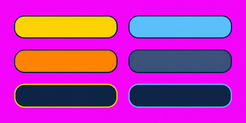
#> input picture assets/concept/gen_v13/ui_flat_a_raw.png, 246 x 123 px, shrunk from 1774 x 887 before the run
$ python cut_ui_kit.py
#> lines starting #> are read from the running program, lines starting #| are printed output that depends on the picture
"""Cut the generated flat UI kit (drawn on a pure magenta #FF00FF key) into
pieces with clean anti-aliased alpha.

Chroma key: a pixel's "key strength" is min(red, blue) - green, which is 255
for pure magenta and <= 0 for every UI colour (yellow, blue, orange, navy,
red, white). alpha = 1 - strength / 255, and edge colours are un-blended
from the magenta they were painted over, so outlines stay smooth when the
pieces are scaled — no white fringe, no stair steps.

Run: python tools/cut_ui_kit.py
"""
import pathlib

from PIL import Image

ROOT = pathlib.Path(__file__).resolve().parents[1]
SRC = ROOT / 'assets/concept/gen_v13'
OUT = ROOT / 'assets/art/ui_v13'
SHEETS = [
    ('ui_flat_a_raw.png', 2, 3,
     ['btn_yellow', 'btn_blue', 'tab_on', 'tab_off', 'plate', 'track']),
    ('ui_flat_b_raw.png', 2, 2, ['panel', 'slot', 'ribbon', 'close']),
    # v12.9 item slots by rarity: gray, green, blue, purple, gold, red
    ('rarity_slots_raw.png', 3, 2,
     ['slot_r0', 'slot_r1', 'slot_r2', 'slot_r3', 'slot_r4', 'slot_r5']),
    # v12.9.6 pause menu button icons
    ('pause_icons_raw.png', 2, 2,
     ['icon_play', 'icon_stats', 'icon_settings', 'icon_home']),
    # v12.9.6 mid-boss treasure chest (replaces the old gift box)
    ('treasure_chest_raw.png', 1, 1, ['../icons_v12/item_elite'],
     {'border': True, 'max': 256}),
]
KEY = (255, 0, 255)


def key_out(cell: Image.Image) -> Image.Image:
    rgb = cell.convert('RGB')
    w, h = rgb.size
    src = rgb.load()
    out = Image.new('RGBA', (w, h), (0, 0, 0, 0))
    dst = out.load()
    for y in range(h):
        for x in range(w):
            r, g, b = src[x, y]
            strength = min(r, b) - g
            a = 1.0 - max(0.0, min(1.0, strength / 235))
            if a < .03:
                continue
            if a > .97:
                dst[x, y] = (r, g, b, 255)
                continue
            col = [max(0, min(255, round((c - (1 - a) * k) / a)))
                   for c, k in zip((r, g, b), KEY)]
            dst[x, y] = (*col, round(a * 255))
    return out


def key_out_border(cell: Image.Image) -> Image.Image:
    """Keys only the magenta connected to the cell edge, so pink parts
    inside the art (a paw lock) stay opaque."""
    keyed = key_out(cell)
    rgb = cell.convert('RGB')
    w, h = rgb.size
    src, dst = rgb.load(), keyed.load()
    outside = bytearray(w * h)
    stack = [x for x in range(w)] + [(h - 1) * w + x for x in range(w)] +         [y * w for y in range(h)] + [y * w + w - 1 for y in range(h)]
    while stack:
        i = stack.pop()
        if outside[i]:
            continue
        x, y = i % w, i // w
        r, g, b = src[x, y]
        if min(r, b) - g < 60:
            continue
        outside[i] = 1
        for nx, ny in ((x + 1, y), (x - 1, y), (x, y + 1), (x, y - 1)):
            if 0 <= nx < w and 0 <= ny < h and not outside[ny * w + nx]:
                stack.append(ny * w + nx)
    for y in range(h):
        for x in range(w):
            if outside[y * w + x]:
                continue
            # inside the art: keep the original colour fully opaque unless
            # it borders the keyed outside (soft edge)
            edge = any(0 <= nx < w and 0 <= ny < h and outside[ny * w + nx]
                       for nx, ny in ((x + 1, y), (x - 1, y), (x, y + 1),
                                      (x, y - 1)))
            if not edge:
                dst[x, y] = (*src[x, y], 255)
    return keyed


def largest_piece(im: Image.Image) -> Image.Image:
    """Crops to the biggest solid piece (drops specks and neighbours)."""
    w, h = im.size
    px = im.load()
    seen = bytearray(w * h)
    best = None
    for start in range(w * h):
        if seen[start] or px[start % w, start // w][3] < 128:
            continue
        seen[start] = 1
        stack, n = [start], 0
        x0, y0, x1, y1 = w, h, 0, 0
        while stack:
            i = stack.pop()
            n += 1
            x, y = i % w, i // w
            x0, y0, x1, y1 = min(x0, x), min(y0, y), max(x1, x), max(y1, y)
            for nx, ny in ((x + 1, y), (x - 1, y), (x, y + 1), (x, y - 1)):
                j = ny * w + nx
                if 0 <= nx < w and 0 <= ny < h and not seen[j] \
                        and px[nx, ny][3] >= 128:
                    seen[j] = 1
                    stack.append(j)
        if best is None or n > best[0]:
            best = (n, (x0, y0, x1 + 1, y1 + 1))
    x0, y0, x1, y1 = best[1]
    # keep the soft edge around the solid piece
    return im.crop((max(0, x0 - 3), max(0, y0 - 3),
                    min(w, x1 + 3), min(h, y1 + 3)))


def main() -> None:
    OUT.mkdir(parents=True, exist_ok=True)
    for sheet_name, cols, rows, names, *extra in SHEETS:
        opts = extra[0] if extra else {}
        if not (SRC / sheet_name).exists():
            print('skip', sheet_name)
            continue
        sheet = Image.open(SRC / sheet_name)
#> sheet is the input picture: PIL image 246x123 RGB; mean R, G, B 179.3, 53.7, 173.1
        cw, ch = sheet.width / cols, sheet.height / rows
#> cw = 123; ch = 41
        for index, name in enumerate(names):
            c, r = index % cols, index // cols
            cell = sheet.crop((round(c * cw), round(r * ch),
                               round((c + 1) * cw), round((r + 1) * ch)))
            keyer = key_out_border if opts.get('border') else key_out
            piece = largest_piece(keyer(cell))
            if opts.get('max') and max(piece.size) > opts['max']:
                piece.thumbnail((opts['max'], opts['max']), Image.LANCZOS)
            piece.save(OUT / f'{name}.webp', 'WEBP', quality=94,
                       alpha_quality=100, method=6)
            print(name, piece.size)
#> this loop made 6 passes
#> pass 1, in main, `cell = sheet.crop((round(c * cw), round(r * ch), round((c + 1) * cw), ..`:
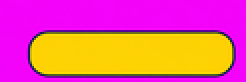
#> cell: PIL image 123x41 RGB (shown 2 times larger); mean R, G, B 234, 88.6, 140.4
#> pass 1, in main, `piece = largest_piece(keyer(cell))`:
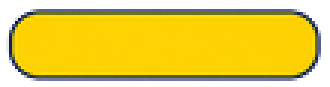
#> piece: PIL image 110x29 RGBA (shown 3 times larger); mean R, G, B, A 161.4, 137.2, 11.2, 185.1; transparent parts drawn white
#> pass 2, in main, `cell = sheet.crop((round(c * cw), round(r * ch), round((c + 1) * cw), ..`:
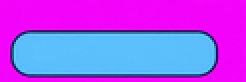
#> cell: PIL image 123x41 RGB (shown 2 times larger); mean R, G, B 168.4, 81.4, 240.1
#> after the loop:
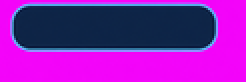
#> cell: PIL image 123x41 RGB (shown 2 times larger); mean R, G, B 138.7, 27.8, 174.2
#> after the loop:
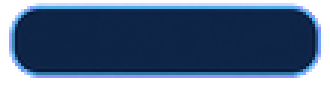
#> piece: PIL image 110x29 RGBA (shown 3 times larger); mean R, G, B, A 23, 45.2, 77.9, 195; transparent parts drawn white
#> pass 2 of the loop in main, `for sheet_name, cols, rows, names, *extra in SHEETS:`:
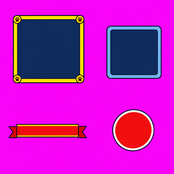
#> input picture assets/concept/gen_v13/ui_flat_b_raw.png, 174 x 174 px, shrunk from 1254 x 1254 before the run
#> in main, sheet is the input picture: PIL image 174x174 RGB; mean R, G, B 193.6, 24.2, 190.6
#> after the loop in main, `for index, name in enumerate(names):`:
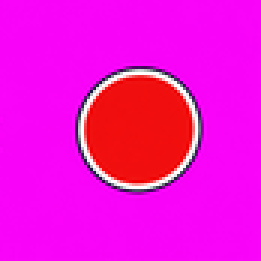
#> cell: PIL image 87x87 RGB (shown 3 times larger); mean R, G, B 243.7, 12.5, 212.6
#> after the loop in main, `for index, name in enumerate(names):`:
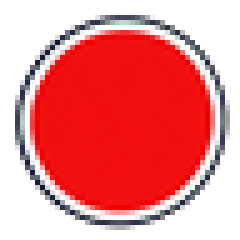
#> piece: PIL image 48x48 RGBA (shown 5 times larger); mean R, G, B, A 133.9, 32.1, 33.3, 154; transparent parts drawn white
#> pass 3 of the loop in main, `for sheet_name, cols, rows, names, *extra in SHEETS:`:
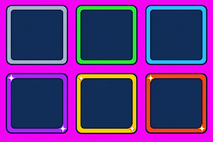
#> input picture assets/concept/gen_v13/rarity_slots_raw.png, 213 x 142 px, shrunk from 1536 x 1024 before the run
#> in main, sheet is the input picture: PIL image 213x142 RGB; mean R, G, B 96.9, 49.4, 132.9
#> after the loop in main, `for index, name in enumerate(names):`:
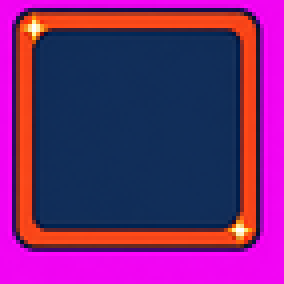
#> cell: PIL image 71x71 RGB (shown 4 times larger); mean R, G, B 111.6, 37.3, 115.3
#> after the loop in main, `for index, name in enumerate(names):`:
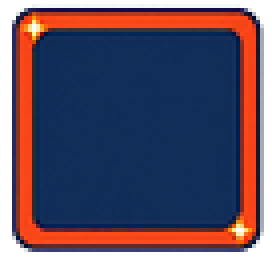
#> piece: PIL image 68x66 RGBA (shown 4 times larger); mean R, G, B, A 55.4, 42.3, 60, 213; transparent parts drawn white
#> the loop made 5 passes; the first 3 are shown


if __name__ == '__main__':
    main()
